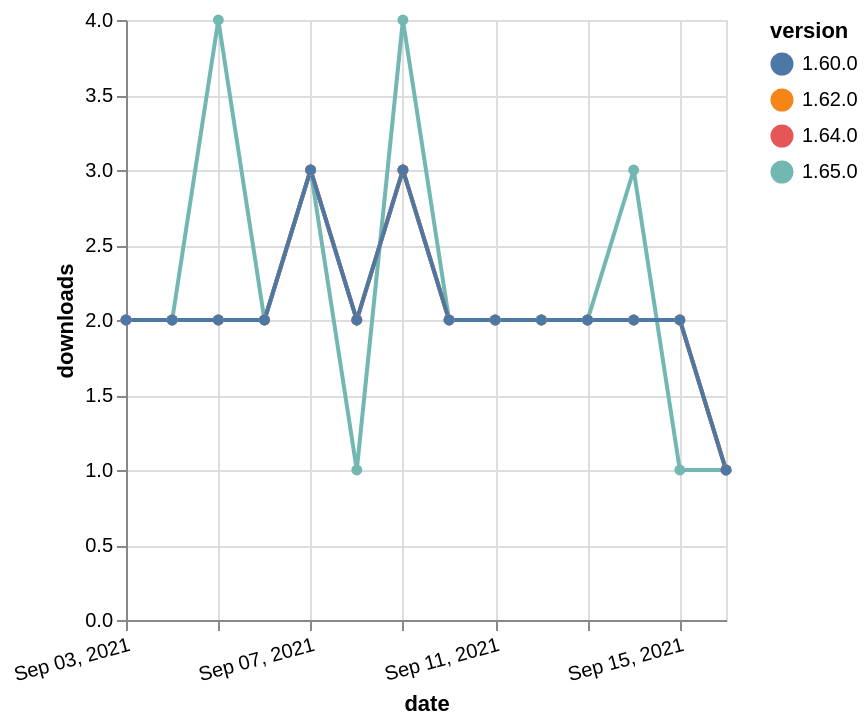

The Vega-Lite source for this figure:
### Vega-Lite specification from a JSON file in a GitHub repository (floating-point values rounded to 4 significant figures)
{"$schema": "https://vega.github.io/schema/vega-lite/v5.json", "description": "A simple bar chart with embedded data.", "data": {"values": [{"date": "2021-09-03", "total": 1457, "delta": 2, "version": "1.64.0"}, {"date": "2021-09-04", "total": 1459, "delta": 2, "version": "1.64.0"}, {"date": "2021-09-05", "total": 1461, "delta": 2, "version": "1.64.0"}, {"date": "2021-09-06", "total": 1463, "delta": 2, "version": "1.64.0"}, {"date": "2021-09-07", "total": 1466, "delta": 3, "version": "1.64.0"}, {"date": "2021-09-08", "total": 1468, "delta": 2, "version": "1.64.0"}, {"date": "2021-09-09", "total": 1471, "delta": 3, "version": "1.64.0"}, {"date": "2021-09-10", "total": 1473, "delta": 2, "version": "1.64.0"}, {"date": "2021-09-11", "total": 1475, "delta": 2, "version": "1.64.0"}, {"date": "2021-09-12", "total": 1477, "delta": 2, "version": "1.64.0"}, {"date": "2021-09-13", "total": 1479, "delta": 2, "version": "1.64.0"}, {"date": "2021-09-14", "total": 1481, "delta": 2, "version": "1.64.0"}, {"date": "2021-09-15", "total": 1483, "delta": 2, "version": "1.64.0"}, {"date": "2021-09-16", "total": 1484, "delta": 1, "version": "1.64.0"}, {"date": "2021-09-03", "total": 1003, "delta": 2, "version": "1.65.0"}, {"date": "2021-09-04", "total": 1005, "delta": 2, "version": "1.65.0"}, {"date": "2021-09-05", "total": 1009, "delta": 4, "version": "1.65.0"}, {"date": "2021-09-06", "total": 1011, "delta": 2, "version": "1.65.0"}, {"date": "2021-09-07", "total": 1014, "delta": 3, "version": "1.65.0"}, {"date": "2021-09-08", "total": 1015, "delta": 1, "version": "1.65.0"}, {"date": "2021-09-09", "total": 1019, "delta": 4, "version": "1.65.0"}, {"date": "2021-09-10", "total": 1021, "delta": 2, "version": "1.65.0"}, {"date": "2021-09-11", "total": 1023, "delta": 2, "version": "1.65.0"}, {"date": "2021-09-12", "total": 1025, "delta": 2, "version": "1.65.0"}, {"date": "2021-09-13", "total": 1027, "delta": 2, "version": "1.65.0"}, {"date": "2021-09-14", "total": 1030, "delta": 3, "version": "1.65.0"}, {"date": "2021-09-15", "total": 1031, "delta": 1, "version": "1.65.0"}, {"date": "2021-09-16", "total": 1032, "delta": 1, "version": "1.65.0"}, {"date": "2021-09-03", "total": 1659, "delta": 2, "version": "1.62.0"}, {"date": "2021-09-04", "total": 1661, "delta": 2, "version": "1.62.0"}, {"date": "2021-09-05", "total": 1663, "delta": 2, "version": "1.62.0"}, {"date": "2021-09-06", "total": 1665, "delta": 2, "version": "1.62.0"}, {"date": "2021-09-07", "total": 1668, "delta": 3, "version": "1.62.0"}, {"date": "2021-09-08", "total": 1670, "delta": 2, "version": "1.62.0"}, {"date": "2021-09-09", "total": 1673, "delta": 3, "version": "1.62.0"}, {"date": "2021-09-10", "total": 1675, "delta": 2, "version": "1.62.0"}, {"date": "2021-09-11", "total": 1677, "delta": 2, "version": "1.62.0"}, {"date": "2021-09-12", "total": 1679, "delta": 2, "version": "1.62.0"}, {"date": "2021-09-13", "total": 1681, "delta": 2, "version": "1.62.0"}, {"date": "2021-09-14", "total": 1683, "delta": 2, "version": "1.62.0"}, {"date": "2021-09-15", "total": 1685, "delta": 2, "version": "1.62.0"}, {"date": "2021-09-16", "total": 1686, "delta": 1, "version": "1.62.0"}, {"date": "2021-09-03", "total": 2055, "delta": 2, "version": "1.60.0"}, {"date": "2021-09-04", "total": 2057, "delta": 2, "version": "1.60.0"}, {"date": "2021-09-05", "total": 2059, "delta": 2, "version": "1.60.0"}, {"date": "2021-09-06", "total": 2061, "delta": 2, "version": "1.60.0"}, {"date": "2021-09-07", "total": 2064, "delta": 3, "version": "1.60.0"}, {"date": "2021-09-08", "total": 2066, "delta": 2, "version": "1.60.0"}, {"date": "2021-09-09", "total": 2069, "delta": 3, "version": "1.60.0"}, {"date": "2021-09-10", "total": 2071, "delta": 2, "version": "1.60.0"}, {"date": "2021-09-11", "total": 2073, "delta": 2, "version": "1.60.0"}, {"date": "2021-09-12", "total": 2075, "delta": 2, "version": "1.60.0"}, {"date": "2021-09-13", "total": 2077, "delta": 2, "version": "1.60.0"}, {"date": "2021-09-14", "total": 2079, "delta": 2, "version": "1.60.0"}, {"date": "2021-09-15", "total": 2081, "delta": 2, "version": "1.60.0"}, {"date": "2021-09-16", "total": 2082, "delta": 1, "version": "1.60.0"}]}, "width": "container", "mark": {"type": "line", "point": {"filled": true}}, "encoding": {"x": {"field": "date", "type": "temporal", "timeUnit": "yearmonthdate", "title": "date", "axis": {"labelAngle": -15}}, "y": {"field": "delta", "type": "quantitative", "title": "downloads"}, "color": {"field": "version", "type": "nominal"}, "tooltip": {"field": "delta"}}}
